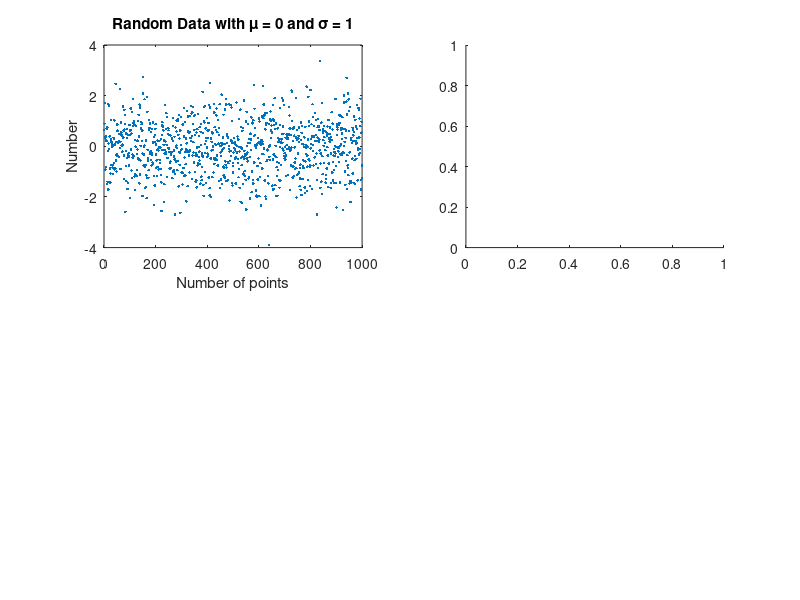

The MATLAB source for this figure: (Note: this script raises an error after producing the figure.)
%%
%Random Variables Exercise
clear all;
m = 1000;
mu = 0;
sigma = 1;
data = normrnd(mu,sigma,m,1);
meanx = mean(data);
stdx = std(data);
%%
subplot(2,2,1);
plot(data,'.');
title(['Random Data with μ = ',num2str(mu),' and σ = ',num2str(sigma)]);
ylabel('Number');
xlabel('Number of points');
%%
subplot(2,2,2);
histogram(data);
title('Random numbers');
fprintf('The calculated mean value is %f\n',sum(data)/m);
fprintf('The matlab mean value is %f\n',meanx);
fprintf('The calculated std value is %f\n',sqrt(sum((data-meanx).^2)/(m-1)));
fprintf('The matlab std value is %f\n',stdx);
%%
data2 = zeros(m,1);
for i=1:m
data2(i) = mean(normrnd(mu,sigma,i,1));
end
subplot(2,2,3);
plot(data2,'.');
title('Mean values of N variables');
xlabel('N points');
ylabel('Mean value of N datapoints');
%%
meanxM = mean(data2);
stdxM = std(data2);
fprintf('The mean value for %d mean values is %f\n',m,meanx/sqrt(m));
fprintf('The std value for %d mean values is %f\n',m,stdxM);
fprintf('The std value for the mean value is %f\n',stdxM/sqrt(m));
subplot(2,2,4);
plot(data,'.');
hold on;
plot(data2,'.');
%%